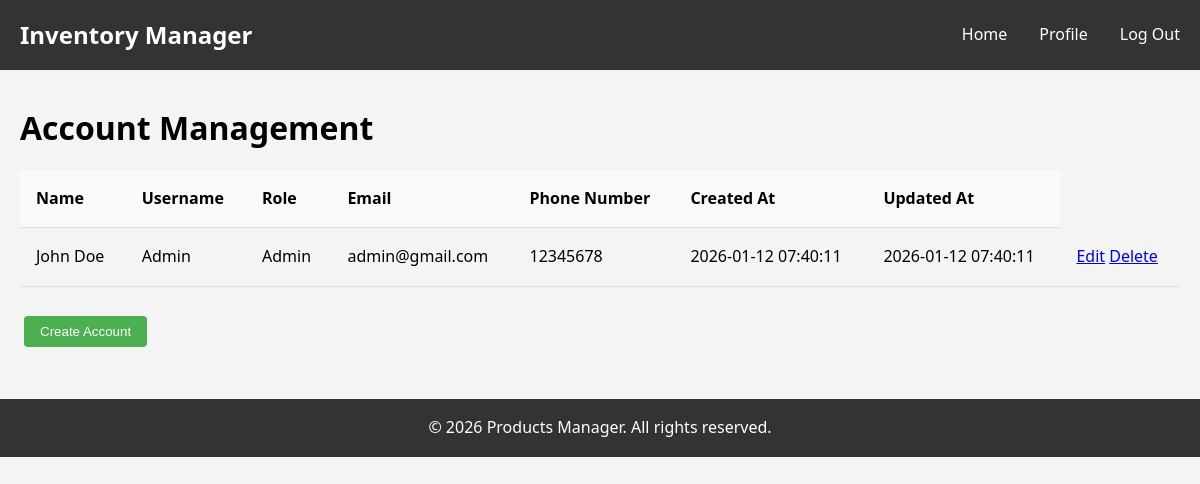
Before: /pages/account_management.php (signed in) with the older database file.
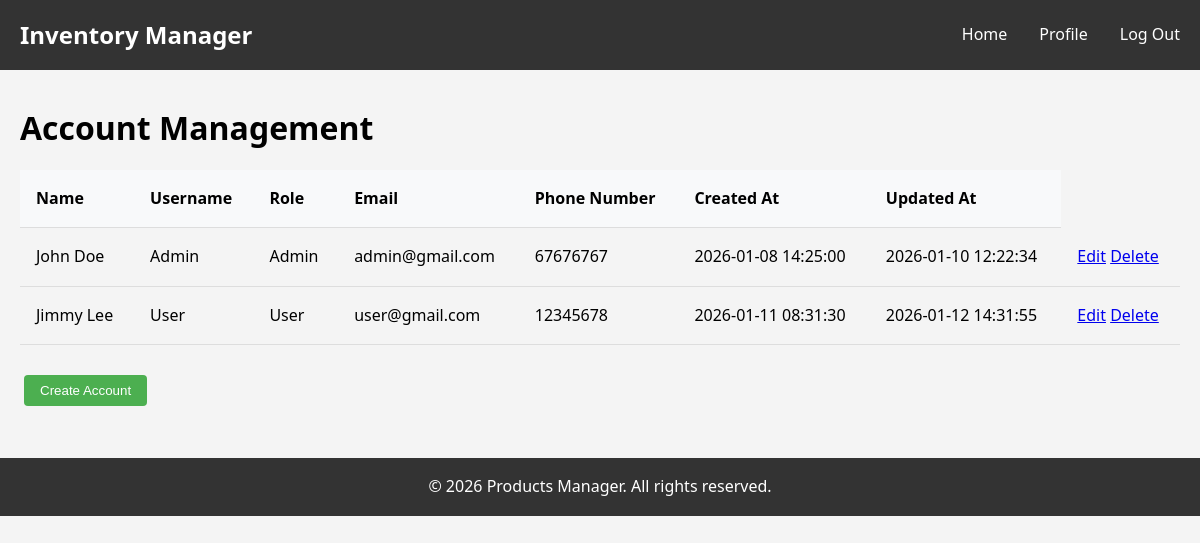
After: the same page with the newer database file.
### tables this page shows
CREATE TABLE `users` (
  `id` int(11) NOT NULL,
  `email` varchar(255) NOT NULL,
  `username` varchar(100) NOT NULL,
  `password_hash` varchar(255) NOT NULL,
  `role` enum('Admin','User') NOT NULL DEFAULT 'User',
  `first_name` varchar(100) NOT NULL,
  `last_name` varchar(100) NOT NULL,
  `phone_number` varchar(10) NOT NULL,
  `created_at` timestamp NOT NULL DEFAULT current_timestamp(),
  `updated_at` timestamp NOT NULL DEFAULT current_timestamp() ON UPDATE current_timestamp()
);

### pages/account_management.php (the view, shortened to what this page needs)
<?php
require_once __DIR__ . '/../config/config.php';
?>
<?php
    $acc_info = [];
    $sql = "SELECT id, email, username, role, first_name, last_name, phone_number, created_at, updated_at FROM users";
        $stmt = $conn->prepare($sql);
        if ($stmt->execute()) {
            $result = $stmt->get_result();
            while ($row = $result->fetch_assoc()) {
                $acc_info[] = $row;
            }
        } else {
            $message = "Error fetching accounts: " . $conn->error;
        }
?>
<!DOCTYPE html>
<html lang="en">
<head>
    <link rel="stylesheet" href="<?php echo BASE_URL; ?>/css/style.css">
</head>
<body>
    <?php include __DIR__ . '/../includes/header.php'; ?>
    <div class="container">
        <h1>Account Management</h1>
        <table>
            <thead>
                <tr>
                    <th>Name</th>
                    <th>Username</th>
                    <th>Role</th>
                    <th>Email</th>
                    <th>Phone Number</th>
                    <th>Created At</th>
                    <th>Updated At</th>
                </tr>
            </thead>
            <tbody>
                <?php foreach ($acc_info as $acc): ?>
                <tr>
                    <td><?php echo htmlspecialchars($acc["first_name"] . " " . $acc["last_name"]); ?></td>
                    <td><?php echo htmlspecialchars($acc["username"]); ?></td>
                    <td><?php echo htmlspecialchars($acc["role"]); ?></td>
                    <td><?php echo htmlspecialchars($acc["email"]); ?></td>
                    <td><?php echo htmlspecialchars($acc["phone_number"]); ?></td>
                    <td><?php echo htmlspecialchars($acc["created_at"]); ?></td>
                    <td><?php echo htmlspecialchars($acc["updated_at"]); ?></td>
                    <td>
                        <a href="edit_account.php?id=<?php echo $acc["id"]; ?>">Edit</a>
                        <a href="delete_account.php?id=<?php echo $acc["id"]; ?>">Delete</a>
                    </td>
                </tr>
                <?php endforeach; ?>
            </tbody>
        </table>
        <br>
        <button type="button" class="btn btn-primary" onclick="window.location.href='create_account.php';">Create Account</button>
    </div>
    <?php include __DIR__ . '/../includes/footer.php'; ?>
</body>
</html>

### includes/header.php
<nav class="navbar">
    <div class="container">
        <h1>Inventory Manager</h1>
        <ul>
            <?php if (isset($_SESSION["username"])): ?>
                <?php if ($_SESSION["role"] === "User"): ?>
                    <li><a href="<?php echo BASE_URL; ?>/pages/index_user.php">Home</a></li>
                <?php elseif ($_SESSION["role"] === "Admin"): ?>
                    <li><a href="<?php echo BASE_URL; ?>/pages/index_admin.php">Home</a></li>
                <?php endif; ?>
                <li><a href="<?php echo BASE_URL; ?>/pages/profile.php">Profile</a></li>
                <li><a href="<?php echo BASE_URL; ?>/pages/logout.php">Log Out</a></li>
            <?php endif; ?>
        </ul>
    </div>
</nav>

### includes/footer.php
<footer>
    <div class="container">
        <p>&copy; <?php echo date('Y'); ?> Products Manager. All rights reserved.</p>
    </div>
</footer>

### css/style.css (style rules this page uses)
* { margin: 0; padding: 0; box-sizing: border-box; }
html, body { height: 100%; }
body { font-family: 'Segoe UI', Tahoma, Geneva, Verdana, sans-serif; background-color: #f4f4f4; line-height: 1.6; display: flex; flex-direction: column; }
.container { max-width: 1200px; width: 100%; margin: 0 auto; padding: 0 20px; }
.navbar { background-color: #333; color: white; padding: 1rem 0; margin-bottom: 2rem; width: 100%; }
.navbar .container { display: flex; justify-content: space-between; align-items: center; }
.navbar h1 { font-size: 1.5rem; }
.navbar ul { display: flex; list-style: none; gap: 2rem; }
.navbar a { color: white; text-decoration: none; transition: color 0.3s; }
.btn { display: inline-block; padding: 0.5rem 1rem; margin: 0.25rem; border: none; border-radius: 4px; cursor: pointer; text-decoration: none; transition: background-color 0.3s; }
.btn-primary { background-color: #4CAF50; color: white; }
footer { background-color: #333; color: white; text-align: center; padding: 1rem 0; margin-top: 3rem; width: 100%; }
table { width: 100%; border-collapse: collapse; margin-top: 1rem; }
table th, table td { padding: 1rem; text-align: left; border-bottom: 1px solid #ddd; }
table th { background-color: #f8f9fa; font-weight: bold; }

Changed rows visible on the page:
changed users "John Doe": phone_number "12345678" → "67676767"; created_at "2026-01-12 07:40:11" → "2026-01-08 14:25:00"; updated_at "2026-01-12 07:40:11" → "2026-01-10 12:22:34"
added users: first_name+last_name "Jimmy Lee", username "User", role "User", email "user@gmail.com", phone_number "12345678", created_at "2026-01-11 08:31:30", updated_at "2026-01-12 14:31:55"
